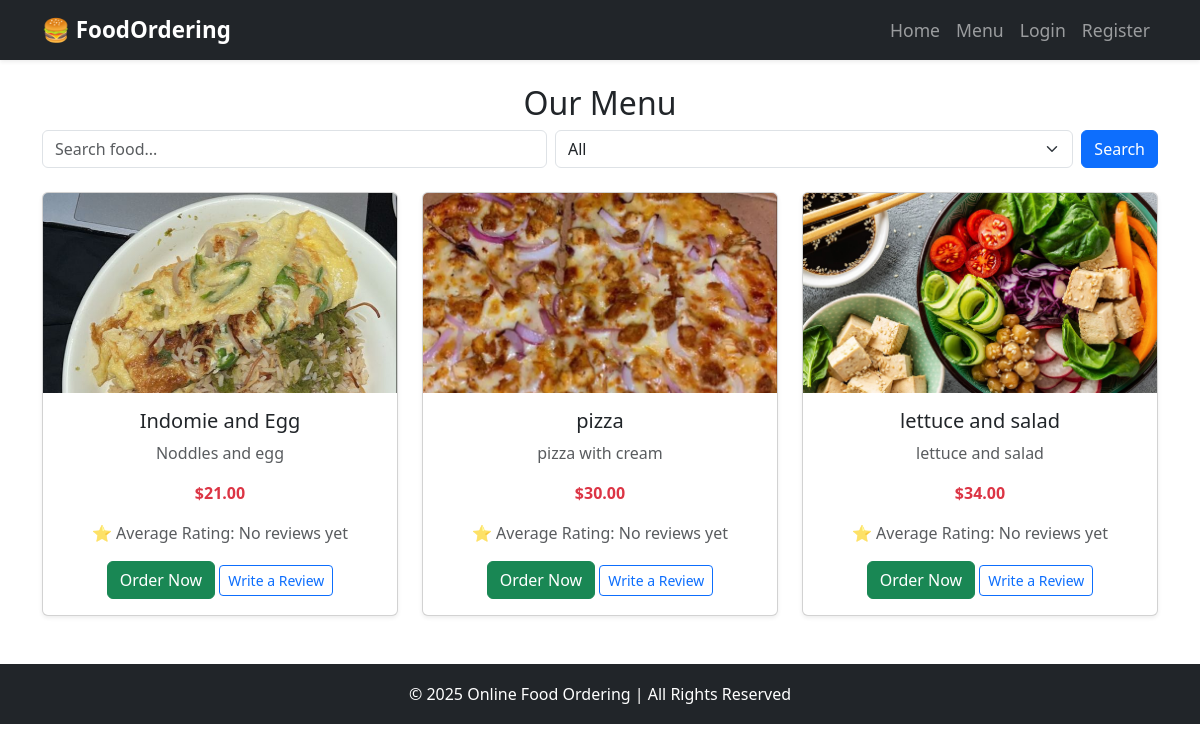
The app's page /menu/ with its own data.
### food_ordering/models.py (models this page shows, shortened)
class Food(models.Model):
    name = models.CharField(max_length=100)
    description = models.TextField()
    price = models.DecimalField(max_digits=6, decimal_places=2)
    category = models.CharField(  # ✅ Ensure this exists
        max_length=50,
        choices=[("Veg", "Veg"), ("Non-Veg", "Non-Veg")],
        default="Veg"
    )
    available = models.BooleanField(default=True)
    image = models.ImageField(upload_to="food_images/", blank=True, null=True)

### food_ordering/views.py (the view)
# urls.py: path('menu/', views.menu, name='menu'),
def menu(request):
    query = request.GET.get("q", "")
    food_type = request.GET.get("food_type", "")
    foods = Food.objects.all()
    if query:
        foods = foods.filter(name__icontains=query)
    if food_type:
        foods = foods.filter(food_type=food_type)
    foods = foods.annotate(avg_rating=Avg("reviews__rating"), review_count=Count("reviews"))
    return render(request, 'food_ordering/menu.html', {'foods': foods})

### templates/food_ordering/menu.html (shortened to what this page needs)
{% extends "base.html" %}
{% load static %}
{% block content %}
<h2 class="text-center">Our Menu</h2>
<form method="GET" class="d-flex mb-4">
    <input type="text" name="q" class="form-control" placeholder="Search food..." value="{{ request.GET.q }}">
    <select name="food_type" class="form-select mx-2">
        <option value="">All</option>
    </select>
    <button type="submit" class="btn btn-primary">Search</button>
</form>
<div class="row row-cols-1 row-cols-md-3 g-4">
    {% for food in foods %}
    <div class="col">
        <div class="card shadow-sm h-100">
            <img src="{{ food.image.url }}" class="card-img-top fixed-image" alt="{{ food.name }}"
                 onerror="this.src='/static/images/default_food.jpg'">
            <div class="card-body text-center">
                <h5 class="card-title">{{ food.name }}</h5>
                <p class="text-muted">{{ food.description }}</p>
                <p class="fw-bold text-danger">${{ food.price }}</p>
                <p class="text-muted">
                    ⭐ Average Rating:
                    {% if food.reviews.all %}
                        {{ food.reviews.all|length }} reviews -
                        {{ food.reviews.aggregate_avg.rating|default:"No ratings yet" }} ⭐
                    {% else %}
                        No reviews yet
                    {% endif %}
                </p>
                <a href="{% url 'order_food' food.id %}" class="btn btn-success">Order Now</a>
                <a href="{% url 'submit_review' food.id %}" class="btn btn-outline-primary btn-sm">Write a Review</a>
            </div>
        </div>
    </div>
    {% empty %}
    <p class="text-center">No food items found.</p>
    {% endfor %}
</div>
{% endblock %}

### templates/base.html (shortened to what this page needs)
{% load static %}
<!DOCTYPE html>
<html lang="en">
<head>
    <link href="https://cdn.jsdelivr.net/npm/bootstrap@5.3.2/dist/css/bootstrap.min.css" rel="stylesheet">
    <link rel="stylesheet" href="{% static 'css/style.css' %}">
</head>
<body>
    <header>
        <nav class="navbar navbar-expand-lg navbar-dark bg-dark shadow-sm">
            <div class="container">
                <a class="navbar-brand" href="/">🍔 FoodOrdering</a>
                <div class="collapse navbar-collapse" id="navbarNav">
                    <ul class="navbar-nav ms-auto">
                        <li class="nav-item">
                            <a class="nav-link" href="/">Home</a>
                        </li>
                        <li class="nav-item">
                            <a class="nav-link" href="{% url 'menu' %}">Menu</a>
                        </li>
                        {% if user.is_authenticated %}
                            <li class="nav-item">
                                <a class="nav-link" href="{% url 'order_history' %}">Orders</a>
                            </li>
                            <li class="nav-item dropdown">
                                <a class="nav-link dropdown-toggle" href="#" id="userDropdown" role="button" data-bs-toggle="dropdown">
                                    👤 {{ user.username }}
                                </a>
                                <ul class="dropdown-menu dropdown-menu-end">
                                    <li><a class="dropdown-item" href="{% url 'user_profile' %}">Profile</a></li>
                                    <li><a class="dropdown-item" href="{% url 'logout' %}">Logout</a></li>
                                </ul>
                            </li>
                        {% else %}
                            <li class="nav-item">
                                <a class="nav-link" href="{% url 'login' %}">Login</a>
                            </li>
                            <li class="nav-item">
                                <a class="nav-link" href="{% url 'register' %}">Register</a>
                            </li>
                        {% endif %}
                    </ul>
                </div>
            </div>
        </nav>
    </header>
    <main class="container mt-4">
        {% block content %}{% endblock %}
    </main>
    <footer class="footer bg-dark text-white text-center mt-5">
        <p class="mb-0">&copy; 2025 Online Food Ordering | All Rights Reserved</p>
    </footer>
    <div class="toast-container position-fixed top-0 end-0 p-3">
    </div>
</body>
</html>

### static/css/style.css (style rules this page uses)
.fixed-image { width: 100%; height: 200px; object-fit: cover; border-top-left-radius: 5px; border-top-right-radius: 5px; }

### templates/base.html (style rules this page uses)
.navbar-brand { font-weight: bold; font-size: 1.4rem; }
.nav-link { font-size: 1.1rem; }
.footer { position: relative; bottom: 0; width: 100%; height: 60px; line-height: 60px; background-color: #343a40; }

### records on screen
Food: image (picture), name "Indomie and Egg", description "Noddles and egg", price "21.00", shows "No reviews yet"
Food: image (picture), name "pizza", description "pizza with cream", price "30.00", shows "No reviews yet"
Food: image (picture), name "lettuce and salad", description "lettuce and salad", price "34.00", shows "No reviews yet"
